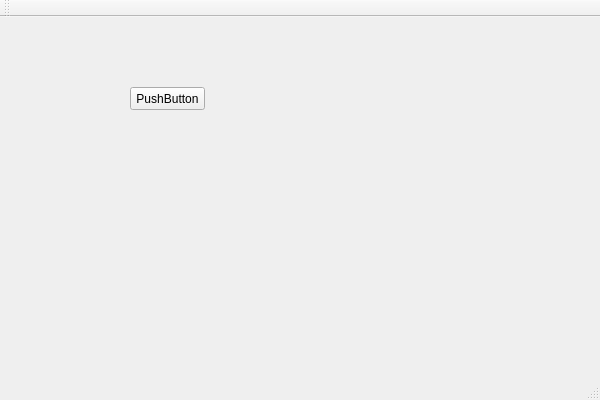
<?xml version="1.0" encoding="UTF-8"?>
<ui version="4.0">
 <class>Event_EventFilterClass</class>
 <widget class="QMainWindow" name="Event_EventFilterClass">
  <property name="geometry">
   <rect>
    <x>0</x>
    <y>0</y>
    <width>600</width>
    <height>400</height>
   </rect>
  </property>
  <property name="windowTitle">
   <string>Event_EventFilter</string>
  </property>
  <widget class="QWidget" name="centralWidget">
   <widget class="QPushButton" name="pushButton1">
    <property name="geometry">
     <rect>
      <x>130</x>
      <y>70</y>
      <width>75</width>
      <height>23</height>
     </rect>
    </property>
    <property name="text">
     <string>PushButton</string>
    </property>
   </widget>
  </widget>
  <widget class="QMenuBar" name="menuBar">
   <property name="geometry">
    <rect>
     <x>0</x>
     <y>0</y>
     <width>600</width>
     <height>23</height>
    </rect>
   </property>
  </widget>
  <widget class="QToolBar" name="mainToolBar">
   <attribute name="toolBarArea">
    <enum>TopToolBarArea</enum>
   </attribute>
   <attribute name="toolBarBreak">
    <bool>false</bool>
   </attribute>
  </widget>
  <widget class="QStatusBar" name="statusBar"/>
 </widget>
 <layoutdefault spacing="6" margin="11"/>
 <resources>
  <include location="event_eventfilter.qrc"/>
 </resources>
 <connections/>
</ui>
